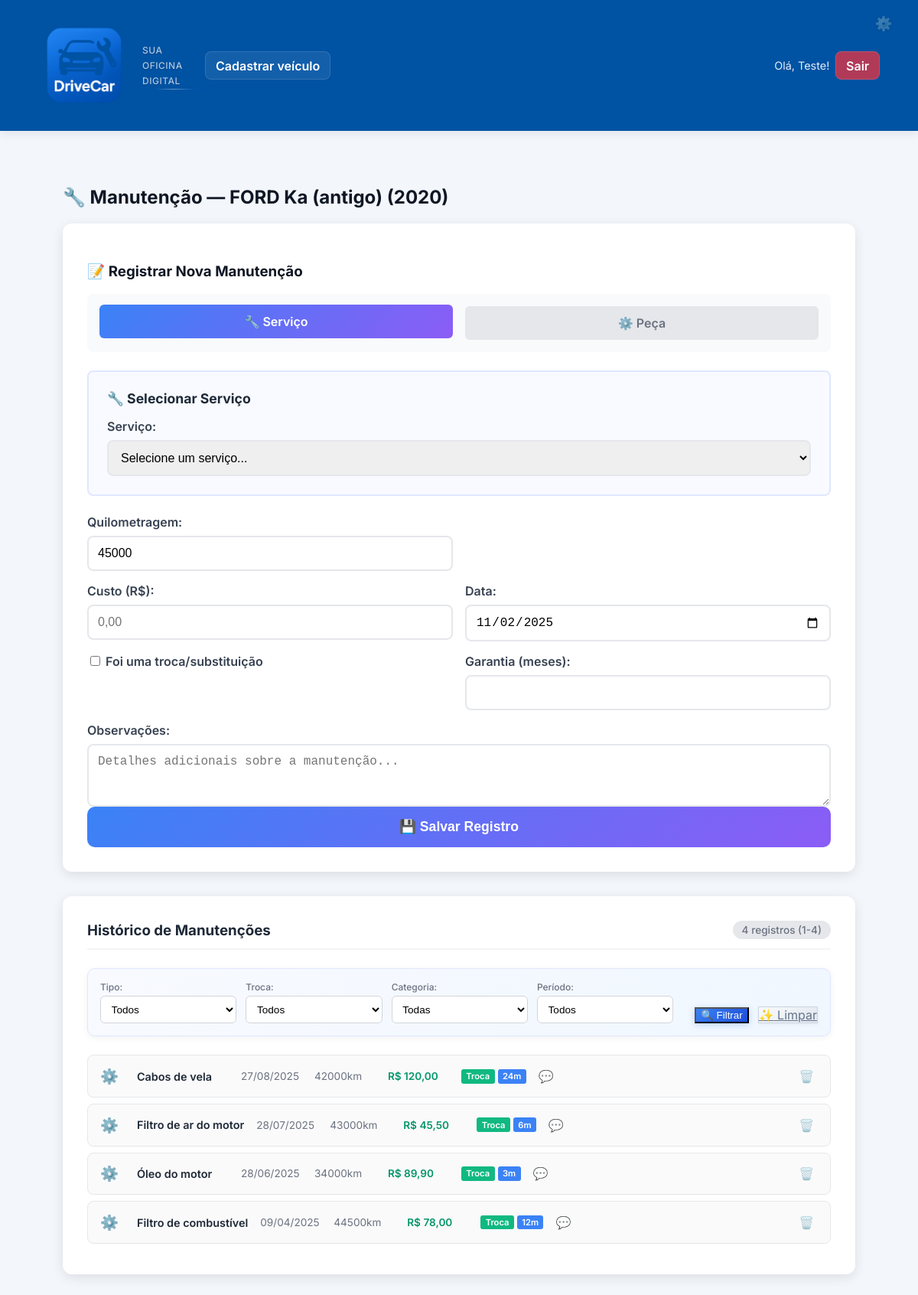
Screenshot of /veiculo/20/manutencao/ (signed in) with the database file from the repository.
### drivecar/models.py (models this page shows, shortened)
class Veiculo(models.Model):
    TIPO_COMBUSTIVEL_CHOICES = [
        ('GASOLINA', 'Gasolina'),
        ('ALCOOL', 'Álcool / Etanol'),
        ('FLEX', 'Flex (Gasolina/Etanol)'),
        ('DIESEL', 'Diesel'),
        ('GNV', 'GNV (Gás Natural Veicular)'),
        ('HIBRIDO', 'Híbrido'),
        ('ELETRICO', 'Elétrico'),
    ]
    usuario = models.ForeignKey(User, on_delete=models.CASCADE, verbose_name=_("usuário"))
    marca = models.ForeignKey(Marca, on_delete=models.PROTECT, verbose_name=_("marca"), null=True, blank=True)
    modelo = models.ForeignKey(Modelo, on_delete=models.PROTECT, verbose_name=_("modelo"), null=True, blank=True)
    versao = models.ForeignKey(Versao, on_delete=models.PROTECT, verbose_name=_("versão"), null=True, blank=True)
    marca_legado = models.CharField(_("marca (legado)"), max_length=50, blank=True)
    modelo_legado = models.CharField(_("modelo (legado)"), max_length=50, blank=True)
    ano = models.PositiveIntegerField(_("ano"))
    placa = models.CharField(_("placa"), max_length=10, blank=True)
    km_atual = models.PositiveIntegerField(_("quilometragem atual"), default=0)
    combustivel = models.CharField(_("combustível"), max_length=20, choices=TIPO_COMBUSTIVEL_CHOICES, blank=True)
    def __str__(self):
        marca_nome = self.marca.nome if self.marca else self.marca_legado
        modelo_nome = self.modelo.nome if self.modelo else self.modelo_legado
        versao_nome = f" {self.versao.nome}" if self.versao else ""
        return f"{marca_nome} {modelo_nome}{versao_nome} ({self.ano})"
    class Meta:
        verbose_name = _("Veículo")
        verbose_name_plural = _("Veículos")

class Marca(models.Model):
    nome = models.CharField(_("nome da marca"), max_length=50, unique=True)
    logo = models.CharField(_("logo/imagem"), max_length=200, blank=True)
    ativo = models.BooleanField(_("ativo"), default=True)
    class Meta:
        verbose_name = _("Marca")
        verbose_name_plural = _("Marcas")
        ordering = ["nome"]

class Modelo(models.Model):
    marca = models.ForeignKey(Marca, on_delete=models.CASCADE, verbose_name=_("marca"))
    nome = models.CharField(_("nome do modelo"), max_length=100)
    ano_inicio = models.PositiveIntegerField(_("ano de início"), null=True, blank=True)
    ano_fim = models.PositiveIntegerField(_("ano de fim"), null=True, blank=True)
    ativo = models.BooleanField(_("ativo"), default=True)
    class Meta:
        verbose_name = _("Modelo")
        verbose_name_plural = _("Modelos")
        ordering = ["marca__nome", "nome"]
        unique_together = ["marca", "nome"]

class RegistroManutencao(models.Model):
    TIPO_CHOICES = [
        ("peca", "Peça"),
        ("servico", "Serviço"),
    ]
    veiculo = models.ForeignKey(Veiculo, on_delete=models.CASCADE, verbose_name=_("veículo"))
    tipo = models.CharField(_("tipo"), max_length=10, choices=TIPO_CHOICES, default="peca")
    peca = models.ForeignKey(Peca, on_delete=models.CASCADE, verbose_name=_("peça"), null=True, blank=True)
    servico = models.ForeignKey(Servico, on_delete=models.CASCADE, verbose_name=_("serviço"), null=True, blank=True)
    data = models.DateField(_("data"))
    km = models.PositiveIntegerField(_("quilometragem"))
    preco = models.DecimalField(_("preço (R$)"), max_digits=10, decimal_places=2)
    troca = models.BooleanField(_("troca/substituição"), default=False, help_text=_("Marque se foi uma troca ou substituição"))
    garantia_meses = models.PositiveIntegerField(_("tempo de garantia (meses)"), null=True, blank=True)
    observacoes = models.TextField(_("observações"), blank=True)
    alerta_ativo = models.BooleanField(_("alerta ativo"), default=False)
    def get_item_nome(self):
        if self.tipo == "peca" and self.peca:
            return self.peca.nome
        elif self.tipo == "servico" and self.servico:
            return self.servico.nome
        return "Item não definido"
    class Meta:
        verbose_name = _("Registro de Manutenção")
        verbose_name_plural = _("Registros de Manutenção")
        ordering = ["-data", "-km"]

class Peca(models.Model):
    CATEGORIAS = [
        ("motor", "Motor"),
        ("transmissao", "Transmissão e Embreagem"),
        ("suspensao", "Suspensão e Direção"),
        ("freios", "Freios"),
        ("eletrica", "Sistema Elétrico"),
        ("ar_condicionado", "Ar-condicionado e Climatização"),
        ("carroceria", "Carroceria e Itens Externos"),
        ("fluidos", "Fluidos e Manutenções Gerais"),
    ]
    categoria = models.CharField(_("categoria"), max_length=30, choices=CATEGORIAS)
    nome = models.CharField(_("nome da peça"), max_length=100)
    class Meta:
        verbose_name = _("Peça")
        verbose_name_plural = _("Peças")
        ordering = ["categoria", "nome"]

### drivecar/views.py (the view, shortened to what this page needs)
# urls.py: path("veiculo/<int:veiculo_id>/manutencao/", views.manutencao, name="manutencao"),
@login_required
def manutencao(request, veiculo_id):
    from .models import Servico
    from django.core.paginator import Paginator
    from django.db import models
    veiculo = get_object_or_404(Veiculo, id=veiculo_id, usuario=request.user)
    pecas = Peca.objects.all()
    servicos = Servico.objects.all()
    filtro_tipo = request.GET.get('tipo', '')
    filtro_troca = request.GET.get('troca', '')
    filtro_categoria = request.GET.get('categoria', '')
    filtro_periodo = request.GET.get('periodo', '')
    filtro_data_inicio = request.GET.get('data_inicio', '')
    filtro_data_fim = request.GET.get('data_fim', '')
    registros_qs = RegistroManutencao.objects.filter(veiculo=veiculo)
    if filtro_tipo:
        registros_qs = registros_qs.filter(tipo=filtro_tipo)
    if filtro_troca == 'sim':
        registros_qs = registros_qs.filter(troca=True)
    elif filtro_troca == 'nao':
        registros_qs = registros_qs.filter(troca=False)
    if filtro_categoria:
        registros_qs = registros_qs.filter(
            models.Q(peca__categoria=filtro_categoria) |
            models.Q(servico__categoria=filtro_categoria)
        )
    from datetime import datetime, timedelta
    from django.utils import timezone
    registros_qs = registros_qs.order_by('-data', '-km')
    paginator = Paginator(registros_qs, 5)  # 5 registros por página
    page_number = request.GET.get('page', 1)
    registros = paginator.get_page(page_number)
    categorias_pecas = {}
    for peca in pecas:
        categoria_nome = peca.get_categoria_display()
        if categoria_nome not in categorias_pecas:
            categorias_pecas[categoria_nome] = []
        categorias_pecas[categoria_nome].append(peca)
    categorias_servicos = {}
    for servico in servicos:
        categoria_nome = servico.get_categoria_display()
        if categoria_nome not in categorias_servicos:
            categorias_servicos[categoria_nome] = []
        categorias_servicos[categoria_nome].append(servico)
    categorias_filtro = set()
    for peca in pecas:
        categorias_filtro.add((peca.categoria, peca.get_categoria_display()))
    for servico in servicos:
        categorias_filtro.add((servico.categoria, servico.get_categoria_display()))
    categorias_filtro = sorted(list(categorias_filtro), key=lambda x: x[1])
    context = {
        'veiculo': veiculo,
        'pecas': pecas,
        'servicos': servicos,
        'registros': registros,
        'categorias_pecas': categorias_pecas,
        'categorias_servicos': categorias_servicos,
        'categorias_filtro': categorias_filtro,
        'filtro_tipo': filtro_tipo,
        'filtro_troca': filtro_troca,
        'filtro_categoria': filtro_categoria,
        'filtro_periodo': filtro_periodo,
        'filtro_data_inicio': filtro_data_inicio,
        'filtro_data_fim': filtro_data_fim,
        'total_registros': paginator.count if 'paginator' in locals() else 0,
    }
    return render(request, 'drivecar/manutencao.html', context)

### templates/drivecar/manutencao.html (shortened to what this page needs)
{% extends 'drivecar/base.html' %}
{% load form_extras %}
{% block content %}
<div class="manutencao-container">
  <h2>🔧 Manutenção — {{ veiculo }}</h2>
  <div class="form-container">
    <h3>📝 Registrar Nova Manutenção</h3>
    <form method="post" class="manutencao-form">
      <div class="tipo-selector">
        <label class="tipo-label">
          <span class="tipo-button">🔧 Serviço</span>
        </label>
        <label class="tipo-label">
          <span class="tipo-button">⚙️ Peça</span>
        </label>
      </div>
      <div class="item-area" id="area-servico">
        <h4>🔧 Selecionar Serviço</h4>
        <div class="form-group">
          <label for="servico">Serviço:</label>
          <select name="servico" id="servico">
            <option value="">Selecione um serviço...</option>
          </select>
        </div>
      </div>
      <div class="form-row">
        <div class="form-group">
          <label for="quilometragem">Quilometragem:</label>
          <input type="number" name="quilometragem" id="quilometragem" value="{{ veiculo.km_atual }}" required>
        </div>
      </div>
      <div class="form-row">
        <div class="form-group">
          <label for="custo">Custo (R$):</label>
          <input type="text" name="custo" id="custo" placeholder="0,00" required>
        </div>
        <div class="form-group">
          <label for="data_realizacao">Data:</label>
          <input type="date" name="data_realizacao" id="data_realizacao" required>
        </div>
      </div>
      <div class="form-row">
        <div class="form-group">
          <label for="troca">
            <input type="checkbox" name="troca" id="troca"> Foi uma troca/substituição
          </label>
        </div>
        <div class="form-group">
          <label for="garantia_meses">Garantia (meses):</label>
          <input type="number" name="garantia_meses" id="garantia_meses" min="0" max="120">
        </div>
      </div>
      <div class="form-group">
        <label for="observacoes">Observações:</label>
        <textarea name="observacoes" id="observacoes" rows="3" placeholder="Detalhes adicionais sobre a manutenção..."></textarea>
      </div>
      <button type="submit" class="btn-primary">💾 Salvar Registro</button>
    </form>
  </div>
  <div class="registros-container">
    <div class="registros-header">
      <h3>Histórico de Manutenções</h3>
      <span class="registros-count">
        {% if registros and registros.paginator.count > 0 %}
          {{ registros.paginator.count }} registro{{ registros.paginator.count|pluralize }}
          ({{ registros.start_index }}-{{ registros.end_index }})
        {% else %}
          0 registros
        {% endif %}
      </span>
    </div>
    <div class="filtros-container">
      <form method="get" class="filtros-form">
        <div class="filtros-row">
          <div class="filtro-grupo">
            <label>Tipo:</label>
            <select name="tipo" id="filtro-tipo">
              <option value="">Todos</option>
            </select>
          </div>
          <div class="filtro-grupo">
            <label>Troca:</label>
            <select name="troca" id="filtro-troca">
              <option value="">Todos</option>
            </select>
          </div>
          <div class="filtro-grupo">
            <label>Categoria:</label>
            <select name="categoria" id="filtro-categoria">
              <option value="">Todas</option>
            </select>
          </div>
          <div class="filtro-grupo">
            <label>Período:</label>
            <select name="periodo" id="filtro-periodo">
              <option value="">Todos</option>
            </select>
          </div>
          <div class="filtro-grupo filtro-acoes">
            <button type="submit" class="btn-filtrar">
              <span>🔍</span> Filtrar
            </button>
            <a href="{% url 'drivecar:manutencao' veiculo.id %}" class="btn-limpar">
              <span>✨</span> Limpar
            </a>
          </div>
        </div>
      </form>
    </div>
    {% if registros and registros|length > 0 %}
    <div class="registros-list">
      {% for registro in registros %}
      <div class="registro-card-compact">
        <div class="registro-info">
          <span class="item-tipo">
            {% if registro.tipo == 'servico' %}🔧{% else %}⚙️{% endif %}
          </span>
          <span class="peca-nome">{{ registro.get_item_nome }}</span>
          <span class="data-info">{{ registro.data|date:"d/m/Y" }}</span>
          <span class="km-info">{{ registro.km|floatformat:0 }}km</span>
          <span class="custo-info">R$ {{ registro.preco|floatformat:2 }}</span>
          <div class="badges">
            {% if registro.troca %}<span class="badge-troca-compact">Troca</span>{% endif %}
            {% if registro.garantia_meses %}<span class="badge-garantia-compact">{{ registro.garantia_meses }}m</span>{% endif %}
          </div>
          {% if registro.observacoes %}
          <span class="observacoes-compact" title="{{ registro.observacoes }}">💬</span>
          {% endif %}
        </div>
        <div class="registro-actions-compact">
          <a href="{% url 'drivecar:excluir_registro' registro.id %}" class="btn-delete-compact" title="Excluir registro">🗑️</a>
        </div>
      </div>
      {% endfor %}
    </div>
    {% endif %}
  </div>
</div>
{% endblock %}

### templates/drivecar/base.html (shortened to what this page needs)
<!doctype html>
<html lang="pt-br">
<head>
  {% load static %}
  <link rel="stylesheet" href="{% static 'css/styles.css' %}?v=9">
</head>
<body>
  <header class="site-header">
    <div class="header-inner">
      <a class="brand" href="{% url 'drivecar:index' %}">
        <div class="brand-container">
          <img src="{% static 'images/Logo_drivecar.png' %}" alt="DriveCar" class="logo"/>
          <div class="brand-tagline">
            <span class="tagline-text">Sua oficina digital</span>
            <div class="tagline-accent"></div>
          </div>
        </div>
      </a>
      <nav class="main-nav">
        <div class="nav-buttons">
          <a class="nav-item" href="{% url 'drivecar:cadastrar_veiculo' %}">Cadastrar veículo</a>
        </div>
        <div class="user-info">
          <span class="welcome-text">Olá, {{ user.first_name|default:user.username }}!</span>
          <a class="nav-item nav-logout" href="{% url 'drivecar:logout' %}">Sair</a>
        </div>
      </nav>
      <a class="admin-btn" href="/admin/" title="Área administrativa">⚙️</a>
    </div>
  </header>
  <main>
    {% block content %}{% endblock %}
  </main>
</body>
</html>

### rows the page displays
Veiculo: marca+modelo+versao "FORD Ka (antigo) (2020)", quilometragem "45000"
RegistroManutencao: get_item_nome "Cabos de vela", data "27/08/2025", km "42000", preco "120,00", troca "Troca", garantia_meses "24"
RegistroManutencao: get_item_nome "Filtro de ar do motor", data "28/07/2025", km "43000", preco "45,50", troca "Troca", garantia_meses "6"
RegistroManutencao: get_item_nome "Óleo do motor", data "28/06/2025", km "34000", preco "89,90", troca "Troca", garantia_meses "3"
RegistroManutencao: get_item_nome "Filtro de combustível", data "09/04/2025", km "44500", preco "78,00", troca "Troca", garantia_meses "12"

### other values shown
{{ user.first_name|default:user.username }} "Teste"
{{ registros.paginator.count }} "4"
{{ registros.start_index }} "1"
{{ registros.end_index }} "4"
